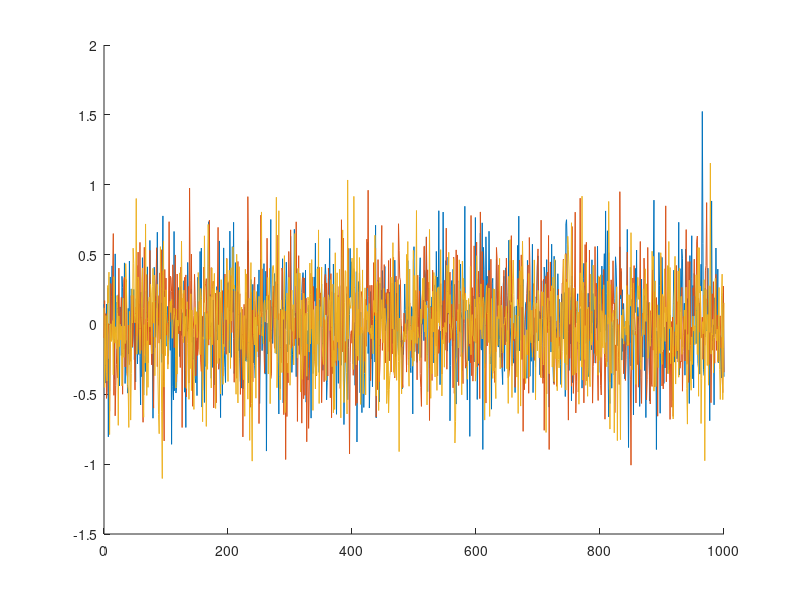
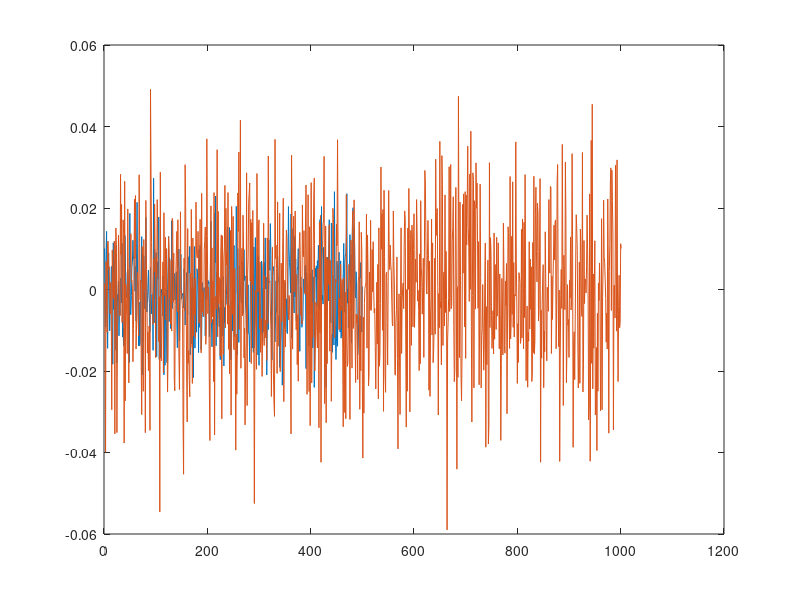
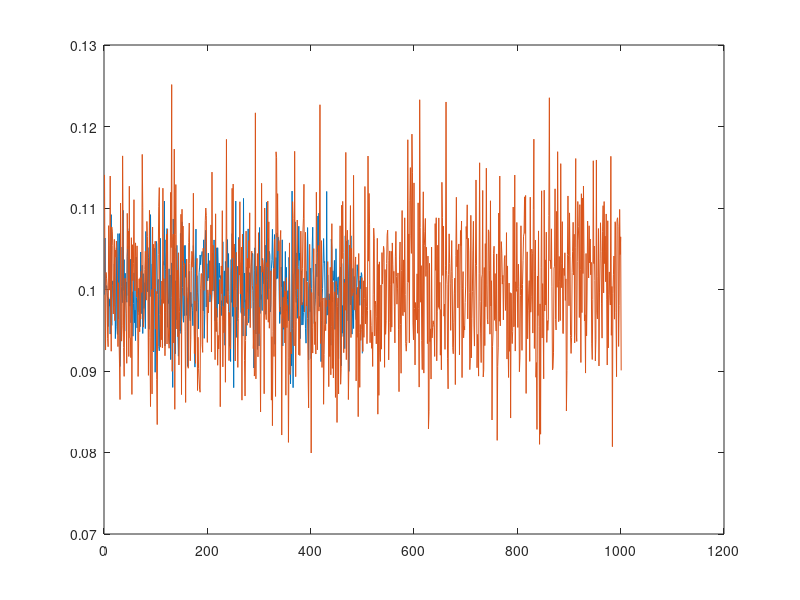

Recreate these plots in MATLAB, in order.
close all; clear; clc;

load('StochasticProcess.mat')

hold on
plot(StochasticProcess(1,:), StochasticProcess(2,:))
plot(StochasticProcess(1,:), StochasticProcess(3,:))
plot(StochasticProcess(1,:), StochasticProcess(4,:))
hold off

Mi = mean(StochasticProcess(2:end, :));
M = mean(StochasticProcess(2:end, :), 2);

figure;
plot(M')
hold on
plot(Mi)
hold off

mi = mean(Mi);
m = mean(M);

Sig2_i = var(StochasticProcess(2:end, :), 1);
Sig2 = var(StochasticProcess(2:end, :), 1, 2);

figure;
plot(Sig2')
hold on
plot(Sig2_i)
hold off

sig2_i = mean(Sig2_i);
sig2 = mean(Sig2);
